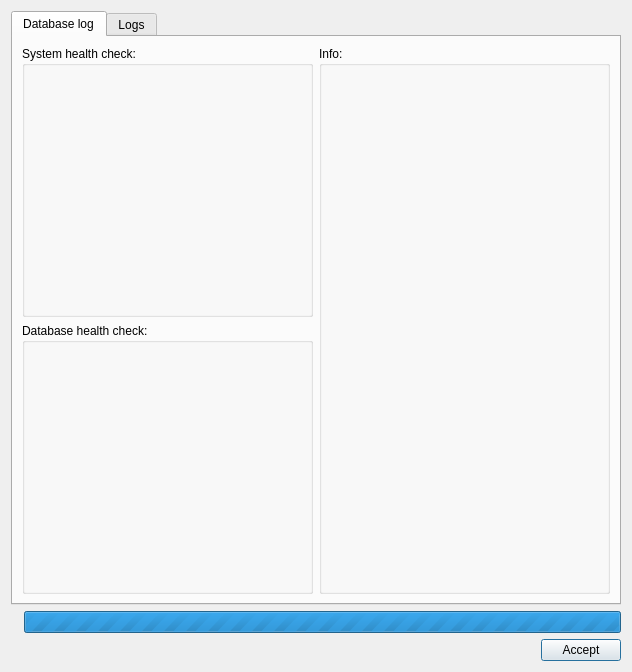
<?xml version="1.0" encoding="UTF-8"?>
<ui version="4.0">
 <class>dlg_project_check</class>
 <widget class="QDialog" name="dlg_project_check">
  <property name="geometry">
   <rect>
    <x>0</x>
    <y>0</y>
    <width>632</width>
    <height>672</height>
   </rect>
  </property>
  <property name="windowTitle">
   <string>Check project</string>
  </property>
  <layout class="QGridLayout" name="gridLayout">
   <item row="2" column="1">
    <layout class="QGridLayout" name="lyt_buttons">
     <property name="topMargin">
      <number>0</number>
     </property>
     <item row="0" column="1">
      <widget class="QPushButton" name="btn_accept">
       <property name="text">
        <string>Accept</string>
       </property>
      </widget>
     </item>
     <item row="0" column="0">
      <spacer name="horizontalSpacer">
       <property name="orientation">
        <enum>Qt::Horizontal</enum>
       </property>
       <property name="sizeHint" stdset="0">
        <size>
         <width>40</width>
         <height>20</height>
        </size>
       </property>
      </spacer>
     </item>
    </layout>
   </item>
   <item row="1" column="1">
    <layout class="QGridLayout" name="lyt_progress">
     <item row="0" column="0" rowspan="2">
      <widget class="QLabel" name="lbl_time">
       <property name="text">
        <string/>
       </property>
      </widget>
     </item>
     <item row="0" column="1" rowspan="2">
      <widget class="QProgressBar" name="progressBar">
       <property name="sizePolicy">
        <sizepolicy hsizetype="Expanding" vsizetype="Fixed">
         <horstretch>0</horstretch>
         <verstretch>0</verstretch>
        </sizepolicy>
       </property>
       <property name="maximum">
        <number>0</number>
       </property>
       <property name="value">
        <number>-1</number>
       </property>
       <property name="textVisible">
        <bool>false</bool>
       </property>
      </widget>
     </item>
    </layout>
   </item>
   <item row="0" column="1">
    <widget class="QTabWidget" name="mainTab">
     <property name="currentIndex">
      <number>0</number>
     </property>
     <widget class="QWidget" name="tab_data">
      <attribute name="title">
       <string>Database log</string>
      </attribute>
      <layout class="QGridLayout" name="gridLayout_2">
       <item row="1" column="0">
        <widget class="QGroupBox" name="groupBox_2">
         <property name="title">
          <string>Database health check:</string>
         </property>
         <layout class="QGridLayout" name="gridLayout_5">
          <item row="0" column="0">
           <layout class="QGridLayout" name="lyt_data_2"/>
          </item>
         </layout>
        </widget>
       </item>
       <item row="0" column="0">
        <widget class="QGroupBox" name="groupBox">
         <property name="title">
          <string>System health check:</string>
         </property>
         <layout class="QGridLayout" name="gridLayout_3">
          <item row="0" column="0">
           <layout class="QGridLayout" name="lyt_data_1"/>
          </item>
         </layout>
        </widget>
       </item>
       <item row="0" column="1" rowspan="2">
        <widget class="QGroupBox" name="groupBox_3">
         <property name="title">
          <string>Info:</string>
         </property>
         <layout class="QGridLayout" name="gridLayout_6">
          <item row="0" column="0">
           <layout class="QGridLayout" name="lyt_data_3"/>
          </item>
         </layout>
        </widget>
       </item>
      </layout>
     </widget>
     <widget class="QWidget" name="tab_log">
      <attribute name="title">
       <string>Logs</string>
      </attribute>
      <layout class="QGridLayout" name="gridLayout_4">
       <item row="0" column="0">
        <layout class="QGridLayout" name="lyt_log_1" rowstretch="0" columnstretch="0"/>
       </item>
      </layout>
     </widget>
    </widget>
   </item>
  </layout>
 </widget>
 <resources/>
 <connections/>
</ui>
